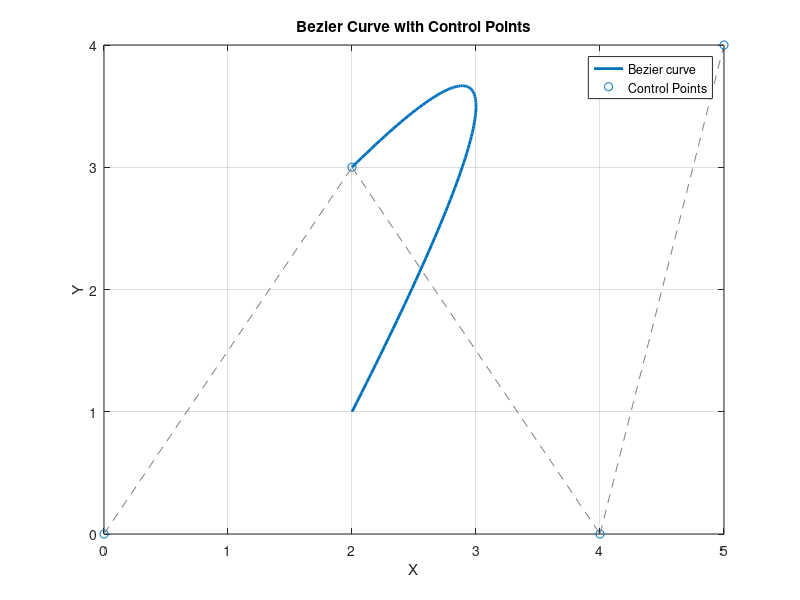
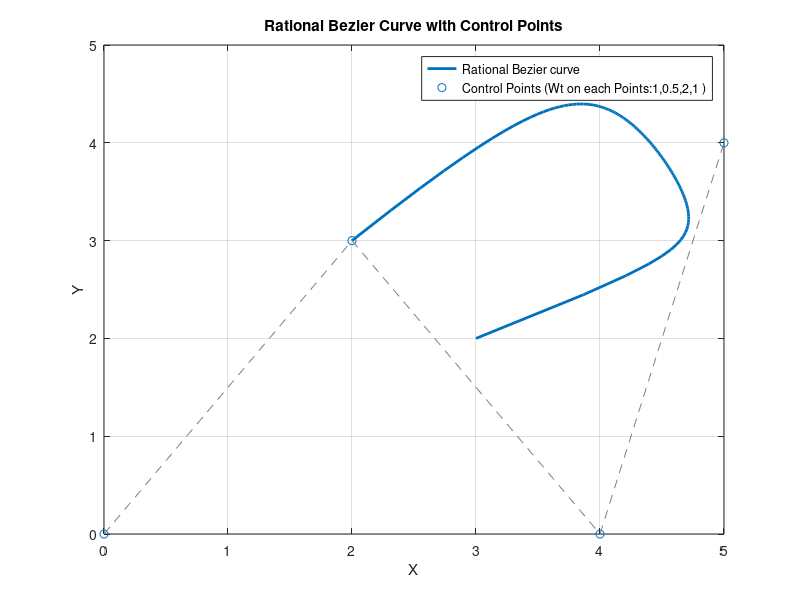

Write the MATLAB code that produced these figures, in order.
% Read data from the first text file (Bazier curve)
data1 = dlmread('bazier_output.txt');

% Extract x and y coordinates for the first curve
x1 = data1(:, 1);
y1 = data1(:, 2);

% Additional control points for the first curve
control_points_1 = [0, 0; 2, 3; 4, 0; 5, 4];

% Plot the first curve with its control points and join control points sequentially
figure;
plot(x1, y1, 'LineWidth', 2);
hold on; % Keep the current plot
scatter(control_points_1(:, 1), control_points_1(:, 2), 'ro'); % Plotting control points as red circles
for i = 1:size(control_points_1, 1)-1
    plot(control_points_1(i:i+1, 1), control_points_1(i:i+1, 2), '--', 'Color', [0.5, 0.5, 0.5]); % Joining control points with faint dashed lines
end
hold off; % Release the hold on the plot

xlabel('X');
ylabel('Y');
title('Bezier Curve with Control Points');
legend('Bezier curve', 'Control Points', 'Location', 'best');
grid on;

% Read data from the second text file (Rational Bazier curve)
data2 = dlmread('rat_bazier_output.txt');

% Extract x and y coordinates for the second curve
x2 = data2(:, 1);
y2 = data2(:, 2);

% Additional control points for the second curve
control_points_2 = [0, 0; 2, 3; 4, 0; 5, 4];

% Plot the second curve with its control points and join control points sequentially
figure;
plot(x2, y2, 'LineWidth', 2);
hold on; % Keep the current plot
scatter(control_points_2(:, 1), control_points_2(:, 2), 'ro'); % Plotting control points as red circles
for i = 1:size(control_points_2, 1)-1
    plot(control_points_2(i:i+1, 1), control_points_2(i:i+1, 2), '--', 'Color', [0.5, 0.5, 0.5]); % Joining control points with faint dashed lines
end
hold off; % Release the hold on the plot

xlabel('X');
ylabel('Y');
title('Rational Bezier Curve with Control Points');
legend('Rational Bezier curve', 'Control Points (Wt on each Points:1,0.5,2,1 )', 'Location', 'best');
grid on;


